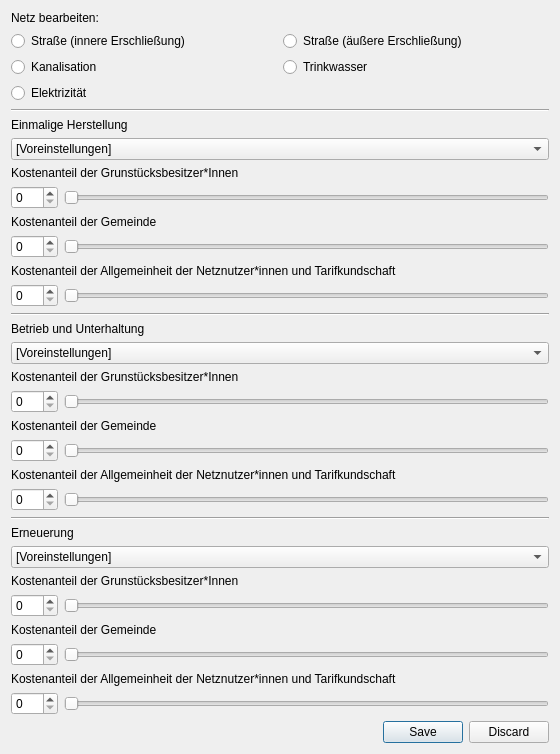
          <widget class="QWidget" name="scrollAreaWidgetContents_4">
           <property name="geometry">
            <rect>
             <x>0</x>
             <y>0</y>
             <width>560</width>
             <height>734</height>
            </rect>
           </property>
           <layout class="QVBoxLayout" name="verticalLayout_7">
            <item>
             <widget class="QLabel" name="label_62">
              <property name="sizePolicy">
               <sizepolicy hsizetype="Preferred" vsizetype="Fixed">
                <horstretch>0</horstretch>
                <verstretch>0</verstretch>
               </sizepolicy>
              </property>
              <property name="text">
               <string>Netz bearbeiten:</string>
              </property>
             </widget>
            </item>
            <item>
             <layout class="QGridLayout" name="gridLayout_5">
              <item row="0" column="0">
               <widget class="QRadioButton" name="radioButton_12">
                <property name="text">
                 <string>Straße (innere Erschließung)</string>
                </property>
               </widget>
              </item>
              <item row="1" column="0">
               <widget class="QRadioButton" name="radioButton_13">
                <property name="text">
                 <string>Kanalisation</string>
                </property>
               </widget>
              </item>
              <item row="0" column="1">
               <widget class="QRadioButton" name="radioButton_15">
                <property name="text">
                 <string>Straße (äußere Erschließung)</string>
                </property>
               </widget>
              </item>
              <item row="1" column="1">
               <widget class="QRadioButton" name="radioButton_14">
                <property name="text">
                 <string>Trinkwasser</string>
                </property>
               </widget>
              </item>
              <item row="2" column="0">
               <widget class="QRadioButton" name="radioButton_16">
                <property name="text">
                 <string>Elektrizität</string>
                </property>
               </widget>
              </item>
             </layout>
            </item>
            <item>
             <widget class="Line" name="line_9">
              <property name="orientation">
               <enum>Qt::Horizontal</enum>
              </property>
             </widget>
            </item>
            <item>
             <widget class="QLabel" name="label_58">
              <property name="sizePolicy">
               <sizepolicy hsizetype="Preferred" vsizetype="Fixed">
                <horstretch>0</horstretch>
                <verstretch>0</verstretch>
               </sizepolicy>
              </property>
              <property name="text">
               <string>Einmalige Herstellung</string>
              </property>
             </widget>
            </item>
            <item>
             <widget class="QComboBox" name="comboBox">
              <item>
               <property name="text">
                <string>[Voreinstellungen]</string>
               </property>
              </item>
              <item>
               <property name="text">
                <string>Investoren / Grundstücksbesitzer zahlen alles</string>
               </property>
              </item>
              <item>
               <property name="text">
                <string>Kommune zahlt alles</string>
               </property>
              </item>
              <item>
               <property name="text">
                <string>Beiträge nach §127 BauGB</string>
               </property>
              </item>
              <item>
               <property name="text">
                <string>benutzerdefinierte Einstellungen</string>
               </property>
              </item>
             </widget>
            </item>
            <item>
             <widget class="QLabel" name="label_59">
              <property name="sizePolicy">
               <sizepolicy hsizetype="Preferred" vsizetype="Fixed">
                <horstretch>0</horstretch>
                <verstretch>0</verstretch>
               </sizepolicy>
              </property>
              <property name="text">
               <string>Kostenanteil der Grunstücksbesitzer*Innen</string>
              </property>
             </widget>
            </item>
            <item>
             <layout class="QHBoxLayout" name="horizontalLayout">
              <item>
               <widget class="QSpinBox" name="spinBox_12">
                <property name="sizePolicy">
                 <sizepolicy hsizetype="Fixed" vsizetype="Fixed">
                  <horstretch>0</horstretch>
                  <verstretch>0</verstretch>
                 </sizepolicy>
                </property>
                <property name="maximum">
                 <number>100</number>
                </property>
               </widget>
              </item>
              <item>
               <widget class="QSlider" name="horizontalSlider_9">
                <property name="orientation">
                 <enum>Qt::Horizontal</enum>
                </property>
               </widget>
              </item>
             </layout>
            </item>
            <item>
             <widget class="QLabel" name="label_60">
              <property name="sizePolicy">
               <sizepolicy hsizetype="Preferred" vsizetype="Fixed">
                <horstretch>0</horstretch>
                <verstretch>0</verstretch>
               </sizepolicy>
              </property>
              <property name="text">
               <string>Kostenanteil der Gemeinde</string>
              </property>
             </widget>
            </item>
            <item>
             <layout class="QHBoxLayout" name="horizontalLayout_5">
              <item>
               <widget class="QSpinBox" name="spinBox_13">
                <property name="sizePolicy">
                 <sizepolicy hsizetype="Fixed" vsizetype="Fixed">
                  <horstretch>0</horstretch>
                  <verstretch>0</verstretch>
                 </sizepolicy>
                </property>
                <property name="maximum">
                 <number>100</number>
                </property>
               </widget>
              </item>
              <item>
               <widget class="QSlider" name="horizontalSlider_10">
                <property name="orientation">
                 <enum>Qt::Horizontal</enum>
                </property>
               </widget>
              </item>
             </layout>
            </item>
            <item>
             <widget class="QLabel" name="label_61">
              <property name="sizePolicy">
               <sizepolicy hsizetype="Preferred" vsizetype="Fixed">
                <horstretch>0</horstretch>
                <verstretch>0</verstretch>
               </sizepolicy>
              </property>
              <property name="text">
               <string>Kostenanteil der Allgemeinheit der Netznutzer*innen und Tarifkundschaft</string>
              </property>
             </widget>
            </item>
            <item>
             <layout class="QHBoxLayout" name="horizontalLayout_6">
              <item>
               <widget class="QSpinBox" name="spinBox_21">
                <property name="sizePolicy">
                 <sizepolicy hsizetype="Fixed" vsizetype="Fixed">
                  <horstretch>0</horstretch>
                  <verstretch>0</verstretch>
                 </sizepolicy>
                </property>
                <property name="maximum">
                 <number>100</number>
                </property>
               </widget>
              </item>
              <item>
               <widget class="QSlider" name="horizontalSlider_11">
                <property name="orientation">
                 <enum>Qt::Horizontal</enum>
                </property>
               </widget>
              </item>
             </layout>
            </item>
            <item>
             <widget class="Line" name="line_12">
              <property name="orientation">
               <enum>Qt::Horizontal</enum>
              </property>
             </widget>
            </item>
            <item>
             <widget class="QLabel" name="label_63">
              <property name="sizePolicy">
               <sizepolicy hsizetype="Preferred" vsizetype="Fixed">
                <horstretch>0</horstretch>
                <verstretch>0</verstretch>
               </sizepolicy>
              </property>
              <property name="text">
               <string>Betrieb und Unterhaltung</string>
              </property>
             </widget>
            </item>
            <item>
             <widget class="QComboBox" name="comboBox_2">
              <item>
               <property name="text">
                <string>[Voreinstellungen]</string>
               </property>
              </item>
              <item>
               <property name="text">
                <string>Investoren / Grundstücksbesitzer zahlen alles</string>
               </property>
              </item>
              <item>
               <property name="text">
                <string>Kommune zahlt alles</string>
               </property>
              </item>
              <item>
               <property name="text">
                <string>Beiträge nach §127 BauGB</string>
               </property>
              </item>
              <item>
               <property name="text">
                <string>benutzerdefinierte Einstellungen</string>
               </property>
              </item>
             </widget>
            </item>
            <item>
             <widget class="QLabel" name="label_66">
              <property name="sizePolicy">
               <sizepolicy hsizetype="Preferred" vsizetype="Fixed">
                <horstretch>0</horstretch>
                <verstretch>0</verstretch>
               </sizepolicy>
              </property>
              <property name="text">
               <string>Kostenanteil der Grunstücksbesitzer*Innen</string>
              </property>
             </widget>
            </item>
            <item>
             <layout class="QHBoxLayout" name="horizontalLayout_9">
              <item>
               <widget class="QSpinBox" name="spinBox_32">
                <property name="sizePolicy">
                 <sizepolicy hsizetype="Fixed" vsizetype="Fixed">
                  <horstretch>0</horstretch>
                  <verstretch>0</verstretch>
                 </sizepolicy>
                </property>
                <property name="maximum">
                 <number>100</number>
                </property>
               </widget>
              </item>
              <item>
               <widget class="QSlider" name="horizontalSlider_22">
                <property name="orientation">
                 <enum>Qt::Horizontal</enum>
                </property>
               </widget>
              </item>
             </layout>
            </item>
            <item>
             <widget class="QLabel" name="label_65">
              <property name="sizePolicy">
               <sizepolicy hsizetype="Preferred" vsizetype="Fixed">
                <horstretch>0</horstretch>
                <verstretch>0</verstretch>
               </sizepolicy>
              </property>
              <property name="text">
               <string>Kostenanteil der Gemeinde</string>
              </property>
             </widget>
            </item>
            <item>
             <layout class="QHBoxLayout" name="horizontalLayout_8">
              <item>
               <widget class="QSpinBox" name="spinBox_31">
                <property name="sizePolicy">
                 <sizepolicy hsizetype="Fixed" vsizetype="Fixed">
                  <horstretch>0</horstretch>
                  <verstretch>0</verstretch>
                 </sizepolicy>
                </property>
                <property name="maximum">
                 <number>100</number>
                </property>
               </widget>
              </item>
              <item>
               <widget class="QSlider" name="horizontalSlider_21">
                <property name="orientation">
                 <enum>Qt::Horizontal</enum>
                </property>
               </widget>
              </item>
             </layout>
            </item>
            <item>
             <widget class="QLabel" name="label_64">
              <property name="sizePolicy">
               <sizepolicy hsizetype="Preferred" vsizetype="Fixed">
                <horstretch>0</horstretch>
                <verstretch>0</verstretch>
               </sizepolicy>
              </property>
              <property name="text">
               <string>Kostenanteil der Allgemeinheit der Netznutzer*innen und Tarifkundschaft</string>
              </property>
             </widget>
            </item>
            <item>
             <layout class="QHBoxLayout" name="horizontalLayout_7">
              <item>
               <widget class="QSpinBox" name="spinBox_30">
                <property name="sizePolicy">
                 <sizepolicy hsizetype="Fixed" vsizetype="Fixed">
                  <horstretch>0</horstretch>
                  <verstretch>0</verstretch>
                 </sizepolicy>
                </property>
                <property name="maximum">
                 <number>100</number>
                </property>
               </widget>
              </item>
              <item>
               <widget class="QSlider" name="horizontalSlider_20">
                <property name="orientation">
                 <enum>Qt::Horizontal</enum>
                </property>
               </widget>
              </item>
             </layout>
            </item>
            <item>
             <widget class="Line" name="line_13">
              <property name="orientation">
               <enum>Qt::Horizontal</enum>
              </property>
             </widget>
            </item>
            <item>
             <widget class="QLabel" name="label_67">
              <property name="sizePolicy">
               <sizepolicy hsizetype="Preferred" vsizetype="Fixed">
                <horstretch>0</horstretch>
                <verstretch>0</verstretch>
               </sizepolicy>
              </property>
              <property name="text">
               <string>Erneuerung</string>
              </property>
             </widget>
            </item>
            <item>
             <widget class="QComboBox" name="comboBox_3">
              <item>
               <property name="text">
                <string>[Voreinstellungen]</string>
               </property>
              </item>
              <item>
               <property name="text">
                <string>Investoren / Grundstücksbesitzer zahlen alles</string>
               </property>
              </item>
              <item>
               <property name="text">
                <string>Kommune zahlt alles</string>
               </property>
              </item>
              <item>
               <property name="text">
                <string>Beiträge nach §127 BauGB</string>
               </property>
              </item>
              <item>
               <property name="text">
                <string>benutzerdefinierte Einstellungen</string>
               </property>
              </item>
             </widget>
            </item>
            <item>
             <widget class="QLabel" name="label_69">
              <property name="sizePolicy">
               <sizepolicy hsizetype="Preferred" vsizetype="Fixed">
                <horstretch>0</horstretch>
                <verstretch>0</verstretch>
               </sizepolicy>
              </property>
              <property name="text">
               <string>Kostenanteil der Grunstücksbesitzer*Innen</string>
              </property>
             </widget>
            </item>
            <item>
             <layout class="QHBoxLayout" name="horizontalLayout_12">
              <item>
               <widget class="QSpinBox" name="spinBox_35">
                <property name="sizePolicy">
                 <sizepolicy hsizetype="Fixed" vsizetype="Fixed">
                  <horstretch>0</horstretch>
                  <verstretch>0</verstretch>
                 </sizepolicy>
                </property>
                <property name="maximum">
                 <number>100</number>
                </property>
               </widget>
              </item>
              <item>
               <widget class="QSlider" name="horizontalSlider_25">
                <property name="orientation">
                 <enum>Qt::Horizontal</enum>
                </property>
               </widget>
              </item>
             </layout>
            </item>
            <item>
             <widget class="QLabel" name="label_68">
              <property name="sizePolicy">
               <sizepolicy hsizetype="Preferred" vsizetype="Fixed">
                <horstretch>0</horstretch>
                <verstretch>0</verstretch>
               </sizepolicy>
              </property>
              <property name="text">
               <string>Kostenanteil der Gemeinde</string>
              </property>
             </widget>
            </item>
            <item>
             <layout class="QHBoxLayout" name="horizontalLayout_11">
              <item>
               <widget class="QSpinBox" name="spinBox_34">
                <property name="sizePolicy">
                 <sizepolicy hsizetype="Fixed" vsizetype="Fixed">
                  <horstretch>0</horstretch>
                  <verstretch>0</verstretch>
                 </sizepolicy>
                </property>
                <property name="maximum">
                 <number>100</number>
                </property>
               </widget>
              </item>
              <item>
               <widget class="QSlider" name="horizontalSlider_24">
                <property name="orientation">
                 <enum>Qt::Horizontal</enum>
                </property>
               </widget>
              </item>
             </layout>
            </item>
            <item>
             <widget class="QLabel" name="label_70">
              <property name="sizePolicy">
               <sizepolicy hsizetype="Preferred" vsizetype="Fixed">
                <horstretch>0</horstretch>
                <verstretch>0</verstretch>
               </sizepolicy>
              </property>
              <property name="text">
               <string>Kostenanteil der Allgemeinheit der Netznutzer*innen und Tarifkundschaft</string>
              </property>
             </widget>
            </item>
            <item>
             <layout class="QHBoxLayout" name="horizontalLayout_10">
              <item>
               <widget class="QSpinBox" name="spinBox_33">
                <property name="sizePolicy">
                 <sizepolicy hsizetype="Fixed" vsizetype="Fixed">
                  <horstretch>0</horstretch>
                  <verstretch>0</verstretch>
                 </sizepolicy>
                </property>
                <property name="maximum">
                 <number>100</number>
                </property>
               </widget>
              </item>
              <item>
               <widget class="QSlider" name="horizontalSlider_23">
                <property name="orientation">
                 <enum>Qt::Horizontal</enum>
                </property>
               </widget>
              </item>
             </layout>
            </item>
            <item>
             <widget class="QDialogButtonBox" name="buttonBox_2">
              <property name="standardButtons">
               <set>QDialogButtonBox::Discard|QDialogButtonBox::Save</set>
              </property>
             </widget>
            </item>
           </layout>
          </widget>
